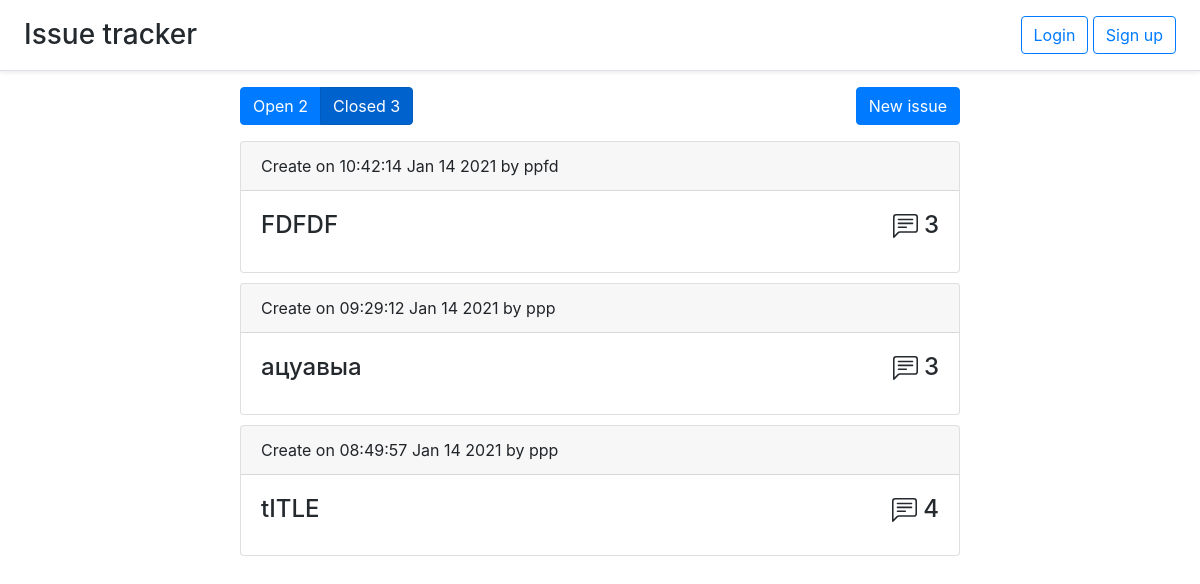
/closed, run on an earlier commit of the app's database.
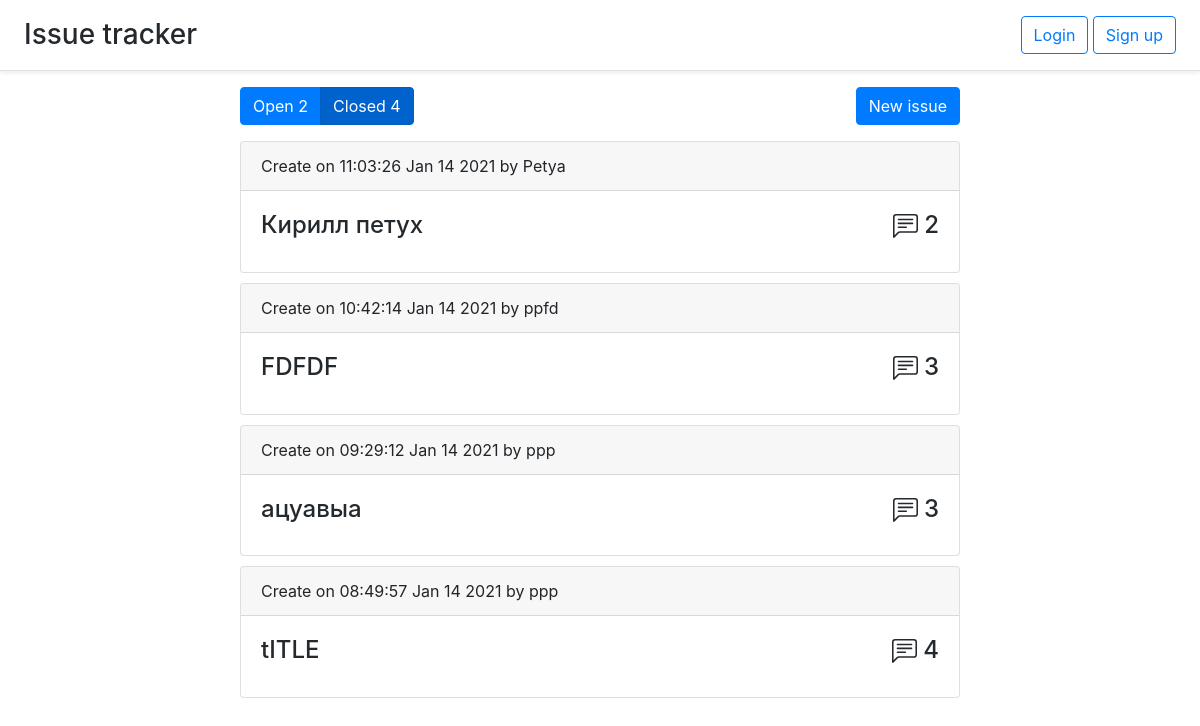
And on a later commit of the database.
### issue.py (models this page shows, shortened)
class Issue(db.Model):
    id = db.Column(db.Integer, primary_key=True)
    title = db.Column(db.String(50), nullable=False)
    user_id = db.Column(db.Integer, db.ForeignKey('user.id'))
    comments = db.relationship('Comment', backref='issue', lazy='dynamic')
    labels = db.relationship('Label', backref='issue', lazy='dynamic')
    is_open = db.Column(db.BOOLEAN, default=True)
    timestamp = db.Column(db.DateTime, default=datetime.utcnow)

### comment.py (models this page shows)
class Comment(db.Model):
    id = db.Column(db.Integer, primary_key=True)
    text = db.Column(db.Text, nullable=False)
    timestamp = db.Column(db.DateTime, default=datetime.utcnow)
    user_id = db.Column(db.Integer, db.ForeignKey('user.id'))
    issue_id = db.Column(db.Integer, db.ForeignKey('issue.id'))
    def pretty_date(self):
        return self.timestamp.strftime("%H:%M:%S %b %d %Y")

### auth.py (models this page shows)
class User(UserMixin, db.Model):
    id = db.Column(db.Integer, primary_key=True)
    email = db.Column(db.String(100), unique=True)
    password = db.Column(db.String(100))
    name = db.Column(db.String(100))
    issues = db.relationship('Issue', backref='user', lazy='dynamic')
    comments = db.relationship('Comment', backref='user', lazy='dynamic')

### issue.py (the view)
@issues.route('/closed')
def closed_issues():
    return create_index(Issue.query.filter_by(is_open=False), False)

### issue.py (called while the page is built)
def create_index(query, show_open):
    query = query.order_by(Issue.timestamp.desc())
    open_issues = Issue.query.filter_by(is_open=True).count()
    closed_issues = Issue.query.filter_by(is_open=False).count()
    return render_template('index.html', issues=query.all(), open_issues=open_issues, closed_issues=closed_issues,
                           show_open=show_open)

### templates/index.html (shortened to what this page needs)
{% extends 'base.html' %}
{% block content %}
    <div class="issues-upper-panel">
        <div class="btn-group btn-group-toggle" data-toggle="buttons">
            <a class="btn btn-primary {% if show_open %} active {% endif %}" href="/">Open {{ open_issues }}</a>
            <a class="btn btn-primary {% if not show_open %} active {% endif %}" href="/closed">Closed {{ closed_issues }}</a>
        </div>
        <button type="button" id="new-issue" class="btn btn-primary" data-toggle="modal" data-target="#myModal">
          New issue
        </button>
    </div>
    {% for issue in issues %}
        <div class="card">
          <div class="card-header">
            Create on {{ issue.comments.first().pretty_date() }} by {{ issue.user.name }}
          </div>
          <div class="card-body">
            <h4>
            <a class="link-gray-dark" href="issue/{{ issue.id }}">
              <div class="card-title">{{ issue.title }}
                  <div class="comments-cnt">
                      {{ issue.comments.count() }}
                  </div>
              </div>
            </a>
            </h4>
          </div>
        </div>
    {% endfor %}
{% endblock %}

### templates/base.html (shortened to what this page needs)
<!doctype html>
<html lang="en">
<head>
    <link rel= "stylesheet" type= "text/css" href= "{{ url_for('static',filename='base.css') }}">
    <link rel="stylesheet" href="https://stackpath.bootstrapcdn.com/bootstrap/4.5.2/css/bootstrap.min.css">
</head>
<body>
<header class="d-flex flex-column flex-md-row align-items-center p-3 px-md-4 mb-3 bg-white border-bottom shadow-sm">
        <a class="link-gray-dark h3 my-0 me-md-auto fw-normal" href="/">
              Issue tracker
        </a>
  <nav class="my-2 my-md-0 me-md-3">
    {% if current_user.is_authenticated %}
        <a class="btn btn-outline-primary" href="/logout">Logout {{ current_user.name }}</a>
    {% else %}
        <a class="btn btn-outline-primary" href="/login">Login</a>
        <a class="btn btn-outline-primary" href="/signup">Sign up</a>
    {% endif %}
  </nav>
</header>
<div id="content" class="content">{% block content %}{% endblock %}</div>
</body>
</html>

### static/base.css (style rules this page uses)
html, body { height: 100%; }
.content { margin-left: 20%; margin-right: 20%; }
.link-gray-dark { color: #24292e; text-decoration: none!important; }
#new-issue { float: right!important; }
.my-0 { margin-right: auto!important; }
.issues-upper-panel { margin-top: 1em; margin-bottom: 1em; }
.card { margin-top: 10px; }
.comments-cnt { float: right; }

What changed in the data, as far as the page shows it:
added Issue: comments.first "11:03:26 Jan 14 2021", user.name "Petya", title "Кирилл петух", comments.count "2"
Also different on the page:
{{ closed_issues }}: "3" → "4"
